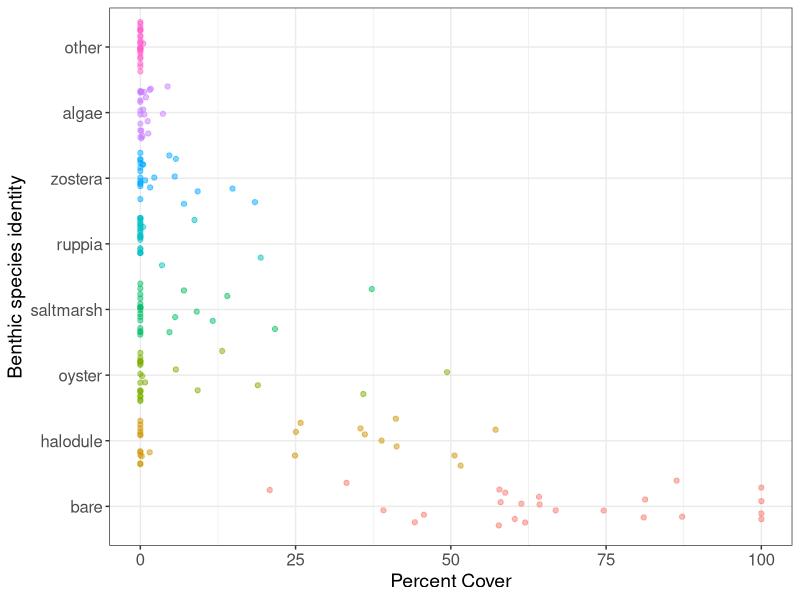

Source code (R): (Note: this script raises an error after producing the figure.)
## ---- chunk 1
knitr::opts_chunk$set(echo = TRUE)
knitr::opts_knit$set(root.dir = "C:/Users/Becca/Documents/Grad_School/Research/Projects/Sound_Habitat/data/")
getwd()
## ---- chunk 2
library(ggplot2)
library(dplyr)
library(tidyr)
library(vegan)

## ---- chunk 3
#rm(list = ls())
setwd("C:/Users/Becca/Documents/Grad_School/Research/Projects/Sound_Habitat/data")
data = read.csv("sound_habitat_data_2020.csv", header = TRUE)

## filter to data needed for mapping
#subset = data[,c(1,2,6,7,8,10,24:27)]
#subset = unique(subset)

#write.csv(subset,file = "sound_hab_data_map_subset.csv")

## ---- chunk 4
# transect_means = data %>%
#   group_by(deploy_num,site,transect) %>%
#   summarise(bare = mean(bare), halodule = mean(halodule), zostera = mean(zostera),
#             ruppia= mean(ruppia), algae = mean(algae), oyster = mean(oyster), spartina = mean(spartina),
#             juncus = mean(juncus), other = mean(other))
# 
# percent_cover_mean = data.frame(gather(transect_means, "identity", "perc_cover", -site, - transect, -deploy_num))
# percent_cover_mean$identity = factor(percent_cover_mean$identity)
# 
# ggplot(percent_cover_mean, aes(x = perc_cover, y = identity))+ theme_bw()+
#   geom_point()

## ---- chunk 5
# Average cover by each taxa at site level
site_means = data %>% 
  group_by(deploy_num,site) %>%
  summarise(bare = mean(bare), halodule = mean(halodule), zostera = mean(zostera), 
            ruppia= mean(ruppia), algae = mean(algae), oyster = mean(oyster), saltmarsh = mean(saltmarsh),
            other = mean(other))

siteMean_pc = data.frame(gather(site_means, "identity", "perc_cover", -site, -deploy_num))
siteMean_pc$identity = factor(siteMean_pc$identity, levels = c("bare","halodule","oyster","saltmarsh",
                                                               "ruppia", "zostera", "algae", "other"))

## Benthic species community metrics
site_means$richness = apply(site_means[,c(4:10)]>0, 1, sum)
site_means$shannonD = diversity(site_means[,c(4:10)], "shannon")
site_means$evenness = site_means$shannonD/log(site_means$richness, base = 10)

# Plotting
ggplot(siteMean_pc, aes(x = perc_cover, y = identity, color = identity))+ theme_bw()+
  geom_point(alpha = .5, position = "jitter")+
  xlab('Percent Cover')+
  ylab('Benthic species identity')+
  theme(axis.title = element_text(size = 14), 
        axis.text = element_text(size = 12), 
        legend.position = "none")

## ---- chunk 6
data = data %>% mutate(seagrass= halodule+zostera+ruppia)

# Summarize cover by taxa, with seagrass spp combined
  group_by(deploy_num,site) %>%
  summarise(bare = mean(bare), seagrass = mean(seagrass), algae = mean(algae), 
            oyster = mean(oyster), saltmarsh = mean(saltmarsh), other = mean(other))

siteMean_pc_comb = data.frame(gather(site_means_comb, "identity", "perc_cover", -site, -deploy_num))
siteMean_pc_comb$identity = factor(siteMean_pc_comb$identity, levels = c("bare","seagrass","oyster","saltmarsh","algae","other"))

#levels(siteMean_pc_comb$identity) = c("bare","seagrass","oyster","saltmarsh","algae","other")

ggplot(siteMean_pc_comb, aes(x = perc_cover, y = identity, color = identity))+ theme_bw()+
  geom_point(alpha = .5, position = "jitter")+
  xlab('Percent Cover')+
  ylab('Benthic species identity')+
  theme(axis.title = element_text(size = 14), 
        axis.text = element_text(size = 12), 
        legend.position = "none")

seagrass_pc = site_means[,c(1,2,4:6)]
seagrass_pc_long = data.frame(gather(seagrass_pc, "identity", "perc_cover", -site, -deploy_num))

ggplot(seagrass_pc_long, aes(x = perc_cover, y = identity, color = identity))+ theme_bw()+
  geom_point(alpha = .5, position = "jitter")+
  xlab('Percent Cover')+
  ylab('Benthic species identity')+
  theme(axis.title = element_text(size = 14), 
        axis.text = element_text(size = 12), 
        legend.position = "none")

## Benthic species community metrics
site_means_comb$richness_comb = apply(site_means_comb[,c(4:8)]>0, 1, sum)
site_means_comb$shannonD_comb = diversity(site_means[,c(4:8)], "shannon")
site_means_comb$evenness_comb = site_means$shannonD/log(site_means$richness, base = 10)

## ---- chunk 7
data = data %>% 
  mutate(total_cover = halodule+zostera+ruppia+saltmarsh+oyster+algae+other, 
         habitat = case_when(grepl("Seagrass", site) ~ "seagrass", 
                             grepl("Creek", site) ~ "creek",
                             grepl("Mudflat", site) ~ "mudflat"))

total_cover = data %>%
  group_by(deploy_num, site) %>%
  summarise(total_cover = mean(total_cover)) %>%
  mutate(Habitat = case_when(grepl("Seagrass", site) ~ "Seagrass", 
                             grepl("Creek", site) ~ "Creek",
                             grepl("Mudflat", site) ~ "Mudflat"))

ggplot(total_cover , aes(x = reorder(site, total_cover), y = total_cover, fill = Habitat, color = Habitat))+theme_bw()+
  geom_col()+ 
  theme(axis.text.x = element_text(angle = -90, hjust = 0, vjust = .3), 
        axis.title = element_text(size = 14),
        axis.text = element_text(size = 12),
        legend.text = element_text(size = 12),
        legend.title = element_text(size = 14))+
  labs(x = "Site", y = "Total Cover Habitat Forming Species")

## ---- chunk 8
seagrass = read.csv("seagrass_all.csv", header = TRUE)
seagrass$id = paste(seagrass$site, seagrass$Transect, sep = "_")
seagrass_max = read.csv("seagrass_max_canopy.csv", header = TRUE) #max canopy as calculated in excel

ggplot(seagrass, aes(x = Site_code, y = Length))+ theme_bw()+
  geom_boxplot()+ ylab("Seagrass blade length")+
  theme(axis.title = element_text(size = 14), 
        axis.text = element_text(size = 12))

# Calculate mean blade length by transect
seagrass_summary = seagrass %>%
  group_by(Date, site, Transect) %>%
  summarise(mean = mean(Length))

# add max blade length to df - transect
seagrass_summary$max_10 = seagrass_max$mean_10
seagrass_summary$max_25perc = seagrass_max$mean_25percent

# Seagrass mean and max canopy by site
seagrass_site = seagrass %>%
  group_by(Date, site) %>%
  summarise(avg_blade_length = mean(Length))

# Shoot density
shoot_data = data %>% 
  filter(canopy.sampled == "yes")
avg_shoot_density = shoot_data %>% 
  group_by(deploy_num, site) %>%
  summarize(avg_shoot_density = mean(shoot.density1_16m2))

### Summarize max canopy by site then add to seagrass_site
# Calculates site mean by averageing the max of each transect --> this is not how the cover is calculated
# Do I ned to go back and summarize the max canopy by site more generally?
max_canopy_site = seagrass_summary %>%
  group_by(site) %>%
  summarise(max_10 = mean(max_10), max_25perc = mean(max_25perc))
seagrass_site$max_10 = max_canopy_site$max_10
seagrass_site$max_25perc = max_canopy_site$max_25perc

seagrass_all = right_join(avg_shoot_density,seagrass_site, by = "site")

## ---- chunk 9
trawl = read.csv("summer_trawl_data_2019.csv", header = TRUE)

catch_data = data.frame(trawl[,c(1,3:5,7,13:17,19:67)])
spp_data = catch_data[,11:59]
spp_data[is.na(spp_data)] = 0
spp_data = spp_data[, colSums(spp_data) > 0]
catch_data = cbind(catch_data[,1:10],spp_data)

# species = data.frame(colnames(spp_data))
# write.csv(species, file = "species_list.csv")

catch_long = data.frame(gather(catch_data, "identity", "abund", -Date, -Tow_number,-Site, -Project.Site.Name, 
                               -Habitat, -Distance_m, -Distance_km_speed_duration_calc, -Depth_m, -Temp_C, -Sal_ppt))
catch_long = catch_long %>%
 mutate(std_dist = Distance_m/100, std_abund = abund/std_dist)

std_catch = data.frame(pivot_wider(catch_long,id_cols = 1:10, names_from = "identity",values_from = "std_abund"))

species_list = read.csv("species_list.csv", header = TRUE)

catch_long = left_join(catch_long, species_list[,c(2,4:7)], by = c("identity" = "colnames.spp_data.")) 

# calculating soniferous spp richness
# this is the value for each - likely want to follow the same method before and use the single summed values

soniferous = catch_long %>%
  filter(abund > 0)%>%
  group_by(Project.Site.Name,Tow_number, soniferous)%>%
  summarize(soniferous_S = n()) %>%
  filter(soniferous == 'Y')

# Community metrics
rep_metrics  = std_catch[,c(1:5,8:10)]
rep_metrics$total_abund = rowSums(std_catch[,11:46])
rep_metrics$richness = apply(std_catch[,c(11:46)]>0, 1, sum)
rep_metrics$shannonD = diversity(std_catch[,11:46], "shannon")
rep_metrics$evenness = rep_metrics$shannonD/log(rep_metrics$richness, base = 10)

# make a unique id for each site and tow to pair with the soniferous
rep_metrics$uniqID = mutate(paste(rep_metrics$Project.Site.Name, rep_metrics$Tow_number, sep = "_"))
soniferous$uniqID = paste(soniferous$Project.Site.Name, soniferous$Tow_number, sep = "_")

comm_metrics = left_join(rep_metrics[,c(1:12)], soniferous[,4], by = "Project.Site.Name") # why wont this work!!

# write.csv(rep_metrics, "rep_metrics.csv")
## Manually convertered trawl replicates into rows

rep_metrics = read.csv("rep_metrics.csv", header = T)

# rep_test = pivot_wider(catch_long, id_cols = 1:10,
#             names_from = c(Tow_number, identity), 
#             values_from = std_abund,
#             names_sep = "_")

# trial for summing trawls - SUCCESS!
catch_long$Depth_m = as.numeric(catch_long$Depth_m)
test_catch = catch_long %>%
  group_by(Project.Site.Name, identity) %>%
  summarise(habitat = Habitat, guild = guild, guild_secondary = guild_secondary, soniferous = soniferous, 
            depth_m_avg = mean(Depth_m), temp_avg = mean(Temp_C), sal_avg = mean(Sal_ppt),
            dist_m_sum = sum(Distance_m), abund_sum = sum(abund))

test_catch = test_catch %>%
 mutate(std_dist_sum = dist_m_sum/200, std_abund_sum = abund_sum/std_dist_sum)

test_catch = distinct(test_catch)

std_catch_sum = data.frame(pivot_wider(test_catch,id_cols = c(1,3,7:9), names_from = "identity",values_from = "std_abund_sum"))

# Community metrics summed
trawl_metrics  = std_catch_sum[,c(1:6)]
trawl_metrics$total_abund_sum = rowSums(std_catch_sum[,7:42])
trawl_metrics$comm_richness_sum = apply(std_catch_sum[,c(7:42)]>0, 1, sum)
trawl_metrics$comm_shannonD_sum = diversity(std_catch_sum[,7:42], "shannon")
trawl_metrics$comm_evenness_sum = trawl_metrics$comm_shannonD_sum/log(trawl_metrics$comm_richness_sum, base = 10)

guild_abund = test_catch %>%
  group_by(Project.Site.Name,guild) %>%
  summarise(guild_abund = mean(std_abund_sum))

guild_abund = pivot_wider(guild_abund, id_cols = 1, names_from = "guild", values_from = "guild_abund")

trawl_metrics = left_join(trawl_metrics, guild_abund, by = "Project.Site.Name")

guild2_abund = test_catch %>%
  group_by(Project.Site.Name,guild_secondary) %>%
  summarise(guild2_abund = mean(std_abund_sum))

guild2_abund = pivot_wider(guild2_abund, id_cols = 1, names_from = "guild_secondary", values_from = "guild2_abund")
trawl_metrics = left_join(trawl_metrics, guild2_abund, by = "Project.Site.Name")

trawl_metrics = left_join(trawl_metrics, rep_metrics[,c(4,6:19)], by = "Project.Site.Name")

## ---- chunk 10
# need to add site names to this dataframe, they are not in the same order as the habitat variables
spl_pmHT = as.data.frame(read.csv("avg_pmHT_spl.csv", header = TRUE))
spl_pmHT_dB = cbind(spl_pmHT$site, 10*log10(spl_pmHT[,2:5]))


## ---- chunk 11
ecometrics = site_means
ecometrics$seagrass_comb = site_means_comb$seagrass
ecometrics$richness_comb = site_means_comb$richness_comb
ecometrics$shannonD_comb = site_means_comb$shannonD_comb
ecometrics$evenness_comb = site_means_comb$evenness_comb
ecometrics$totalcover = total_cover$total_cover
ecometrics = left_join(ecometrics, seagrass_all, by =  "site")
ecometrics = subset(ecometrics, select = -c(deploy_num.y,Date))

#create matching habitat variable to join habitat and trawl data
ecometrics$site_code = c("C7","MF2","SG10","SG12","C2","MF1","SG2","SG4","CB","MA","SB","SC","C8","MF7","SG6","SG9",
                         "C4","C5","S14","S15","C3","C6","SG1","SG17") 
ecometrics = left_join(ecometrics, trawl_metrics, by = c("site_code"="Project.Site.Name"))

ecometrics = left_join(ecometrics, spl_pmHT_dB, by = c("site_code" = "spl_pmHT$site"))


# save ecometrics dataframe as csv
write.csv(ecometrics, "ecometrics.csv")

## ---- chunk 12
benthic_cor = cor(site_means[,-c(1:2)])
round(benthic_cor,3)

benthic_comb_cor = cor(site_means_comb[,-c(1:2)])
round(benthic_comb_cor,3)

## ---- chunk 13
# add habitat label and filter to only seagrass
ggplot(aes(x = seagrass_comb, y = avg_spl_low), data = hab_sound_data)+
  geom_point()

ggplot(aes(x = richness_comb, y = avg_spl_low), data = hab_sound_data)+
  geom_point()
cor(hab_sound_data$richness_comb,hab_sound_data$avg_spl_low)

ggplot(aes(x = saltmarsh, y = avg_spl_low), data = hab_sound_data)+
  geom_point()

ggplot(aes(x = oyster, y = avg_spl_high), data = hab_sound_data)+
  geom_point()
